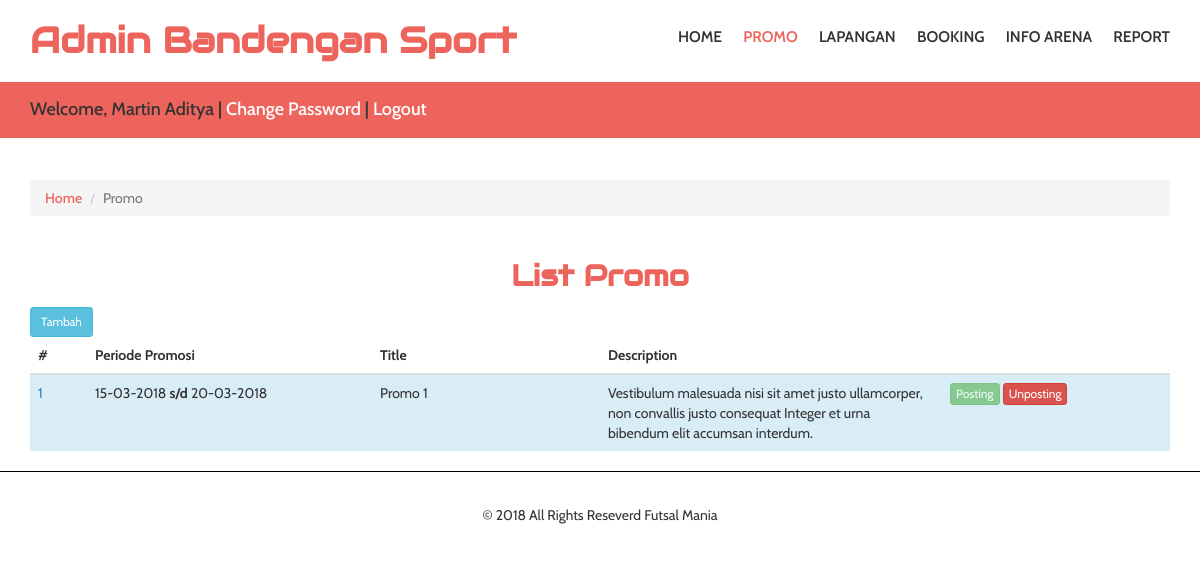
/admin/index.php?menu=promo (signed in), run on the app's committed database.
### tables this page shows
CREATE TABLE `t_promo` (
  `id_promo` int(11) NOT NULL AUTO_INCREMENT,
  `id_arena` int(11) NOT NULL,
  `judul` varchar(100) NOT NULL,
  `deskripsi` text NOT NULL,
  `tanggal_created` datetime NOT NULL,
  `periode_awal` date NOT NULL,
  `periode_akhir` date NOT NULL,
  `diskon` int(11) NOT NULL DEFAULT '0',
  `status` int(11) NOT NULL DEFAULT '0',
  PRIMARY KEY (`id_promo`)
);

### admin/class/connection.php (called while the page is built, shortened)
<?php
class connection{
	private $host="localhost";
	private $user="root";
	private $pass="";
	private $database="futsal";
      private $con;
      public function __construct(){
		$this->con= new mysqli($this->host, $this->user, $this->pass, $this->database);
	}
	public function executeQuery($query){
		$result=$this->con->query($query);
		return $result;
	}
	public function totalRows($query){
		$result=$this->con->query($query);
		if($result == null){
			return mysqli_affected_rows($this->con);
		}
		else{
			return mysqli_num_rows($result);
		}
	}
	public function getRowsPaging($query, $page, $limit, &$paging, $link){
		$data = array();
		$criteria = "";
		if($page != "" && $limit != ""){
			$mulai = ($page>1) ? ($page * $limit) - $limit : 0;
			$criteria =  " LIMIT ".($mulai).", ".$limit;
		}
		$result=$this->executeQuery($query.$criteria);
		if($result){
			while($rows = $result->fetch_assoc()){
				$data[] = $rows;
			}
		}
		$totalRows = $this->totalRows($query);
		return $data;
	}
	public function createPaging($total_data, $get_halaman, $max_halaman = 5, $link){
		$jumlah_paging = ceil($total_data / $max_halaman);
		$page = isset($get_halaman) ? (int)$get_halaman : 1;
		$paging = "";
		return $paging;
	}
}
?>

### admin/pages/promo.php (the view, shortened to what this page needs)
<div class="container">
	<ol class="breadcrumb">
		<li><a href="index.php">Home</a></li>
		<li class="active">Promo</li>
	</ol>
</div>
<div class="contact">
	<div class="container">
		 <div class="contact-grids">
			<center><h2>List Promo</h2></center>
				<a href="?menu=promo&action=detail" class="btn btn-info btn-sm">Tambah</a>
				<table class="table" style="width:100%;">
					<thead>
					  <tr>
						<th scope="col" style="width:5%;">#</th>
						<th scope="col" style="width:25%;">Periode Promosi</th>
						<th scope="col" style="width:20%;">Title</th>
						<th scope="col" style="width:30%;">Description</th>
						<th scope="col" style="width:20%;"></th>
					  </tr>
					</thead>
					<tbody>
						<?php for($i=0;$i<count($data);$i++){ ?>
						<tr <?= $data[$i]['status'] == 1 ? 'class="info"' : '' ?>>
							<td><a href="?menu=promo&action=detail&id=<?= $data[$i]['id_promo'] ?>" ><?= ($i+1) ?></a></td>
							<td><?= $data[$i]['periode_awal'] ?> <b>s/d</b> <?= $data[$i]['periode_akhir'] ?></td>
							<td><?= $data[$i]['judul'] ?></td>
							<td><?= $data[$i]['deskripsi'] ?></td>
							<td>
								<form method="post">
									<button type="submit" name="posting" <?= $data[$i]['status'] == 1 ? 'disabled' : '' ?> class="btn btn-xs btn-success">Posting</button>
									<button type="submit" name="unposting" <?= $data[$i]['status'] == 0 ? 'disabled' : '' ?> class="btn btn-xs btn-danger">Unposting</button>
								</form>
							</td>
						</tr>
						<?php } ?>
					</tbody>
				</table>
		</div>
	</div>
</div>

### css/style.css (style rules this page uses)
body { margin:0; font-family: 'Cabin', sans-serif; }
body a { transition: 0.5s all ease; -webkit-transition: 0.5s all ease; -moz-transition: 0.5s all ease; -o-transition: 0.5s all ease; -ms-transition: 0.5s all ease; }
h1,h2,h3,h4,h5,h6 { margin:0; }
ol.breadcrumb { margin-top:3em; margin-bottom:0; }
ol.breadcrumb li a { color:#ed645c; font-weight:500; }
.contact-grids h2 { color: #ed645c; font-weight: 600; margin-bottom: 0.5em; font-size: 2.1em; margin-top: 1.5em; font-family: 'Audiowide', cursive; }

### data on the page
t_promo: periode_awal "15-03-2018", periode_akhir "20-03-2018", judul "Promo 1", deskripsi "Vestibulum malesuada nisi sit amet justo ullamcorper, non convallis justo consequat Integer et urna bibendum elit accumsan interdum."

### other printed values
$_SESSION['nama_arena'] "Bandengan Sport"
$_SESSION['nama'] "Martin Aditya"
